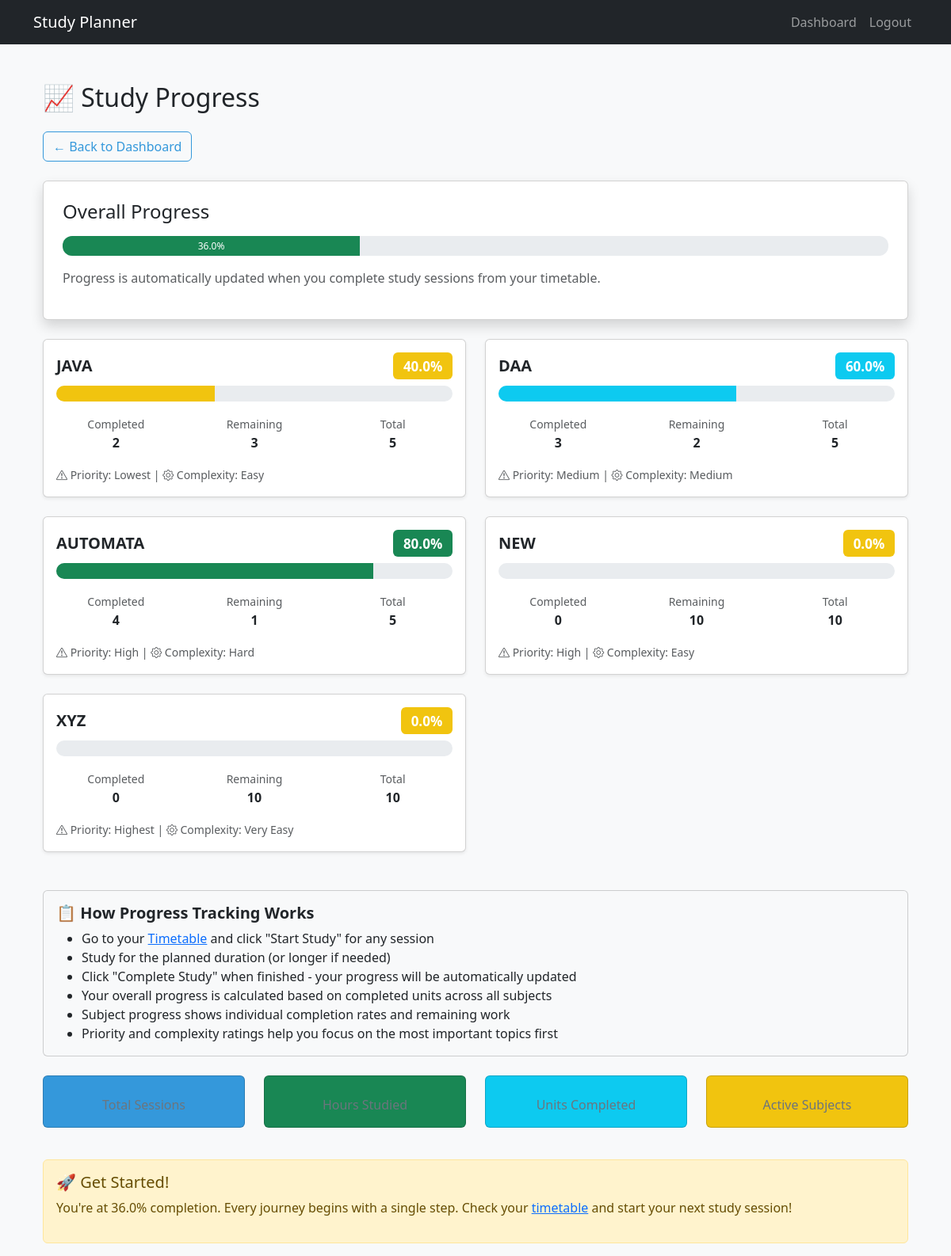
The page /progress (signed in) on the database as committed earlier.
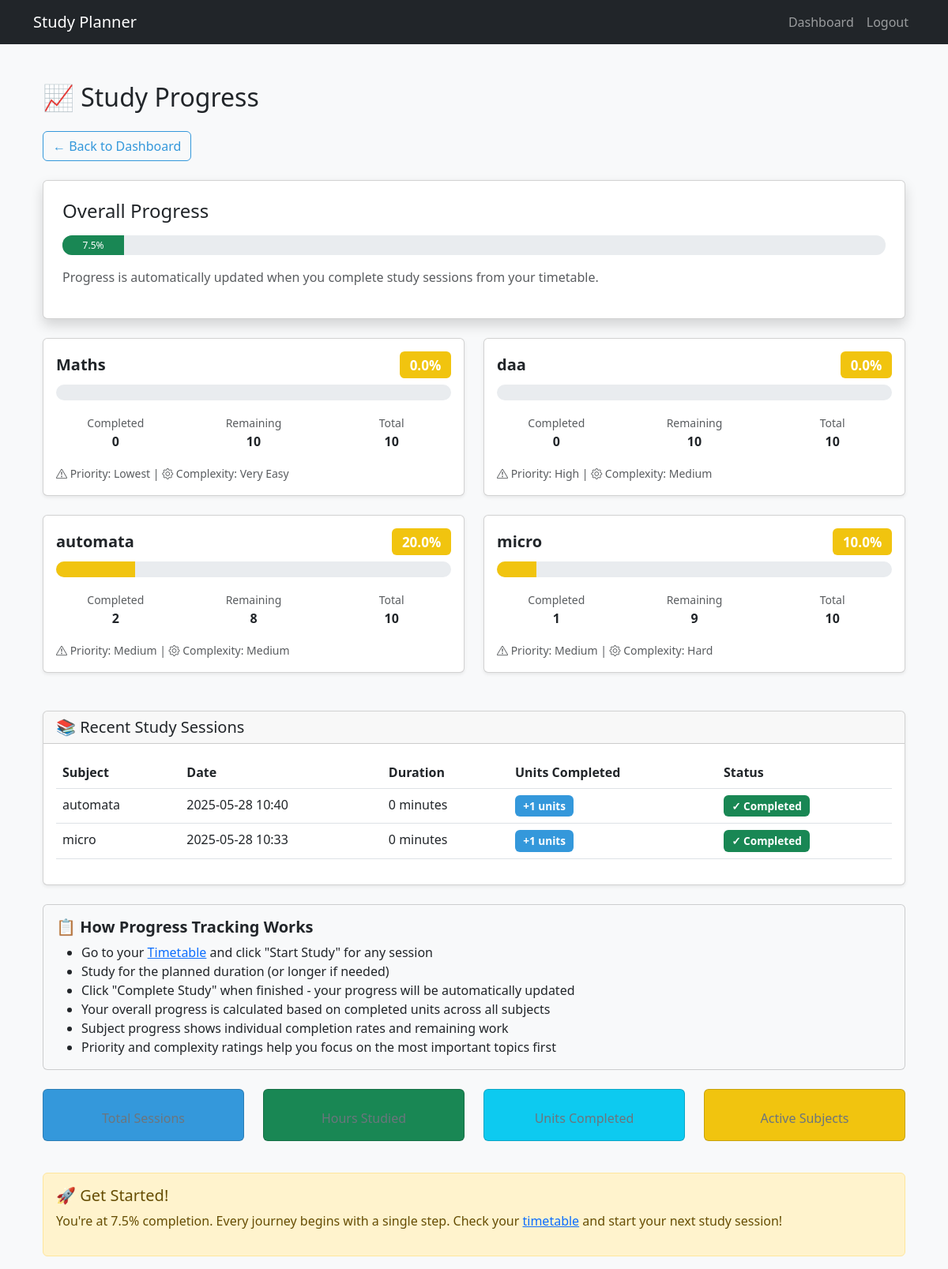
The same page on the database as committed later.
### app.py (models this page shows)
class Subject(db.Model):
    id = db.Column(db.Integer, primary_key=True)
    user_id = db.Column(db.Integer, db.ForeignKey('user.id'), nullable=False)
    name = db.Column(db.String(100), nullable=False)
    days_left = db.Column(db.Integer, nullable=False)
    total_units = db.Column(db.Integer, nullable=False)
    completed_units = db.Column(db.Integer, default=0)
    priority = db.Column(db.Integer, nullable=False)
    complexity = db.Column(db.Integer, nullable=False)
    @property
    def progress_percent(self):
        if self.total_units > 0:
            return round((self.completed_units / self.total_units) * 100, 1)
        return 0.0
    @property
    def priority_label(self):
        return {1: 'Highest', 2: 'High', 3: 'Medium', 4: 'Low', 5: 'Lowest'}.get(self.priority, 'Unknown')
    @property
    def complexity_label(self):
        return {1: 'Very Easy', 2: 'Easy', 3: 'Medium', 4: 'Hard', 5: 'Very Hard'}.get(self.complexity, 'Unknown')

class StudySession(db.Model):
    id = db.Column(db.Integer, primary_key=True)
    user_id = db.Column(db.Integer, db.ForeignKey('user.id'), nullable=False)
    subject_id = db.Column(db.Integer, db.ForeignKey('subject.id'), nullable=False)
    timetable_session_id = db.Column(db.Integer, db.ForeignKey('timetable_session.id'), nullable=False)
    start_time = db.Column(db.DateTime, nullable=False)
    end_time = db.Column(db.DateTime, nullable=True)
    duration_minutes = db.Column(db.Integer, nullable=True)
    units_completed = db.Column(db.Integer, default=0)
    is_completed = db.Column(db.Boolean, default=False)
    subject = db.relationship('Subject')
    timetable_session = db.relationship('TimetableSession')

### app.py (the view)
@app.route('/progress')
@login_required
def progress():
    subjects = Subject.query.filter_by(user_id=current_user.id).all()
    overall_progress = round(
        sum(s.progress_percent for s in subjects) / len(subjects), 1
    ) if subjects else 0
    recent_sessions = StudySession.query.filter_by(
        user_id=current_user.id,
        is_completed=True
    ).order_by(StudySession.end_time.desc()).limit(10).all()
    return render_template("progress.html", subjects=subjects, overall_progress=overall_progress, recent_sessions=recent_sessions)

### app.py (called while the page is built)
@login_manager.user_loader
def load_user(user_id):
    return User.query.get(int(user_id))

### templates/progress.html (shortened to what this page needs)
{% extends "base.html" %}
{% block content %}
<div class="container mt-5">
    <h2 class="mb-4">📈 Study Progress</h2>
    <a href="{{ url_for('dashboard') }}" class="btn btn-outline-primary mb-4">← Back to Dashboard</a>
    <div class="card shadow p-4 mb-4">
        <h4 class="mb-3">Overall Progress</h4>
        <div class="progress mb-3" style="height: 25px;">
            <div class="progress-bar bg-success" role="progressbar"
                 style="width: {{ overall_progress }}%;" aria-valuenow="{{ overall_progress }}"
                 aria-valuemin="0" aria-valuemax="100">
                {{ overall_progress }}%
            </div>
        </div>
        <p class="text-muted">Progress is automatically updated when you complete study sessions from your timetable.</p>
    </div>
    <div class="row">
        {% for subject in subjects %}
        <div class="col-md-6 mb-4">
            <div class="card shadow-sm h-100">
                <div class="card-body">
                    <h5 class="card-title d-flex justify-content-between align-items-center">
                        {{ subject.name }}
                        <span class="badge {% if subject.progress_percent >= 80 %}bg-success{% elif subject.progress_percent >= 50 %}bg-info{% else %}bg-warning{% endif %}">
                            {{ subject.progress_percent }}%
                        </span>
                    </h5>
                    <div class="progress mb-3" style="height: 20px;">
                        <div class="progress-bar {% if subject.progress_percent >= 80 %}bg-success{% elif subject.progress_percent >= 50 %}bg-info{% else %}bg-warning{% endif %}"
                             role="progressbar"
                             style="width: {{ subject.progress_percent }}%;"
                             aria-valuenow="{{ subject.progress_percent }}" aria-valuemin="0" aria-valuemax="100">
                        </div>
                    </div>
                    <div class="row text-center">
                        <div class="col-4">
                            <small class="text-muted">Completed</small>
                            <div class="fw-bold">{{ subject.completed_units }}</div>
                        </div>
                        <div class="col-4">
                            <small class="text-muted">Remaining</small>
                            <div class="fw-bold">{{ subject.total_units - subject.completed_units }}</div>
                        </div>
                        <div class="col-4">
                            <small class="text-muted">Total</small>
                            <div class="fw-bold">{{ subject.total_units }}</div>
                        </div>
                    </div>
                    <div class="mt-3">
                        <small class="text-muted">
                            <i class="bi bi-exclamation-triangle"></i> Priority: {{ subject.priority_label }} |
                            <i class="bi bi-gear"></i> Complexity: {{ subject.complexity_label }}
                        </small>
                    </div>
                </div>
            </div>
        </div>
        {% endfor %}
    </div>
    {% if recent_sessions %}
    <div class="card shadow-sm mt-4">
        <div class="card-header">
            <h5 class="mb-0">📚 Recent Study Sessions</h5>
        </div>
        <div class="card-body">
            <div class="table-responsive">
                <table class="table table-hover">
                    <thead>
                        <tr>
                            <th>Subject</th>
                            <th>Date</th>
                            <th>Duration</th>
                            <th>Units Completed</th>
                            <th>Status</th>
                        </tr>
                    </thead>
                    <tbody>
                        {% for session in recent_sessions %}
                        <tr>
                            <td>{{ session.subject.name }}</td>
                            <td>{{ session.end_time.strftime('%Y-%m-%d %H:%M') }}</td>
                            <td>{{ session.duration_minutes }} minutes</td>
                            <td>
                                <span class="badge bg-primary">+{{ session.units_completed }} units</span>
                            </td>
                            <td>
                                <span class="badge bg-success">✓ Completed</span>
                            </td>
                        </tr>
                        {% endfor %}
                    </tbody>
                </table>
            </div>
        </div>
    </div>
    {% endif %}
    <div class="card bg-light mt-4">
        <div class="card-body">
            <h5 class="card-title">📋 How Progress Tracking Works</h5>
            <ul class="mb-0">
                <li>Go to your <a href="{{ url_for('timetable') }}">Timetable</a> and click "Start Study" for any session</li>
                <li>Study for the planned duration (or longer if needed)</li>
                <li>Click "Complete Study" when finished - your progress will be automatically updated</li>
                <li>Your overall progress is calculated based on completed units across all subjects</li>
                <li>Subject progress shows individual completion rates and remaining work</li>
                <li>Priority and complexity ratings help you focus on the most important topics first</li>
            </ul>
        </div>
    </div>
    <div class="row mt-4">
        <div class="col-md-3 mb-3">
            <div class="card text-center bg-primary text-white">
                <div class="card-body">
                    <p class="card-text">Total Sessions</p>
                </div>
            </div>
        </div>
        <div class="col-md-3 mb-3">
            <div class="card text-center bg-success text-white">
                <div class="card-body">
                    <p class="card-text">Hours Studied</p>
                </div>
            </div>
        </div>
        <div class="col-md-3 mb-3">
            <div class="card text-center bg-info text-white">
                <div class="card-body">
                    <p class="card-text">Units Completed</p>
                </div>
            </div>
        </div>
        <div class="col-md-3 mb-3">
            <div class="card text-center bg-warning text-white">
                <div class="card-body">
                    <p class="card-text">Active Subjects</p>
                </div>
            </div>
        </div>
    </div>
    {% if overall_progress >= 80 %}
    <div class="alert alert-success mt-4" role="alert">
        <h5 class="alert-heading">🎉 Excellent Progress!</h5>
        <p>You're doing amazing! You've completed {{ overall_progress }}% of your study goals. Keep up the fantastic work!</p>
    </div>
    {% elif overall_progress >= 50 %}
    <div class="alert alert-info mt-4" role="alert">
        <h5 class="alert-heading">💪 Great Progress!</h5>
        <p>You're halfway there! {{ overall_progress }}% completed. Stay focused and you'll reach your goals soon!</p>
    </div>
    {% else %}
    <div class="alert alert-warning mt-4" role="alert">
        <h5 class="alert-heading">🚀 Get Started!</h5>
        <p>You're at {{ overall_progress }}% completion. Every journey begins with a single step. Check your <a href="{{ url_for('timetable') }}">timetable</a> and start your next study session!</p>
    </div>
    {% endif %}
</div>
{% endblock %}

### templates/base.html (shortened to what this page needs)
<!DOCTYPE html>
<html lang="en">
<head>
    <link href="https://cdn.jsdelivr.net/npm/bootstrap@5.3.0/dist/css/bootstrap.min.css" rel="stylesheet" />
    <link rel="stylesheet" href="https://cdn.jsdelivr.net/npm/bootstrap-icons@1.8.1/font/bootstrap-icons.css" />
    <link rel="stylesheet" href="{{ url_for('static', filename='css/style.css') }}" />
</head>
<body>
    <nav class="navbar navbar-expand-lg navbar-dark bg-dark">
        <div class="container">
            <a class="navbar-brand" href="{{ url_for('home') }}">Study Planner</a>
            <div class="collapse navbar-collapse" id="navbarNav">
                <ul class="navbar-nav ms-auto">
                    {% if current_user.is_authenticated %}
                    <li class="nav-item">
                        <a class="nav-link" href="{{ url_for('dashboard') }}">Dashboard</a>
                    </li>
                    <li class="nav-item">
                        <a class="nav-link" href="{{ url_for('logout') }}">Logout</a>
                    </li>
                    {% endif %}
                </ul>
            </div>
        </div>
    </nav>
    <div class="container mt-4">
        {% block content %}{% endblock %}
    </div>
</body>
</html>

### static/css/style.css (style rules this page uses)
body { font-family: 'Segoe UI', Tahoma, Geneva, Verdana, sans-serif; background-color: #f8f9fa; min-height: 100vh; margin: 0; padding: 0; }
.progress { height: 25px; border-radius: 12px; position: relative; overflow: hidden; background-color: #e9ecef; }
.progress-bar { background-color: #3498db; transition: width 0.5s ease; height: 100%; }
.badge { font-size: 0.85em; padding: 0.5em 0.75em; }
.bg-primary { background-color: #3498db !important; }
.bg-warning { background-color: #f1c40f !important; }
.btn-outline-primary { border-color: #3498db; color: #3498db; }
.card-title { font-weight: 600; }
.card-text { color: #6c757d; }

Rows that differ between the two databases and show on the page:
removed Subject: name "JAVA", progress_percent "40.0", completed_units "2", subject.total_units-subject.completed_units "3", total_units "5", priority_label "Lowest", complexity_label "Easy"
removed Subject: name "DAA", progress_percent "60.0", completed_units "3", subject.total_units-subject.completed_units "2", total_units "5", priority_label "Medium", complexity_label "Medium"
removed Subject: name "AUTOMATA", progress_percent "80.0", completed_units "4", subject.total_units-subject.completed_units "1", total_units "5", priority_label "High", complexity_label "Hard"
changed Subject: name "NEW" → "Maths"; priority_label "High" → "Lowest"; complexity_label "Easy" → "Very Easy"
changed Subject: name "XYZ" → "daa"; priority_label "Highest" → "High"; complexity_label "Very Easy" → "Medium"
added Subject: name "automata", progress_percent "20.0", completed_units "2", subject.total_units-subject.completed_units "8", total_units "10", priority_label "Medium", complexity_label "Medium"
added Subject: name "micro", progress_percent "10.0", completed_units "1", subject.total_units-subject.completed_units "9", total_units "10", priority_label "Medium", complexity_label "Hard"
added StudySession: subject.name "automata", end_time "2025-05-28 10:40", duration_minutes "0", units_completed "1"
added StudySession: subject.name "micro", end_time "2025-05-28 10:33", duration_minutes "0", units_completed "1"
Other text that changed with them:
{{ overall_progress }}: 36.0 → 7.5 (drawn)
{{ overall_progress }}: "36.0" → "7.5"
text now shown: "📚 Recent Study Sessions Subject Date Duration Units Completed Status"
